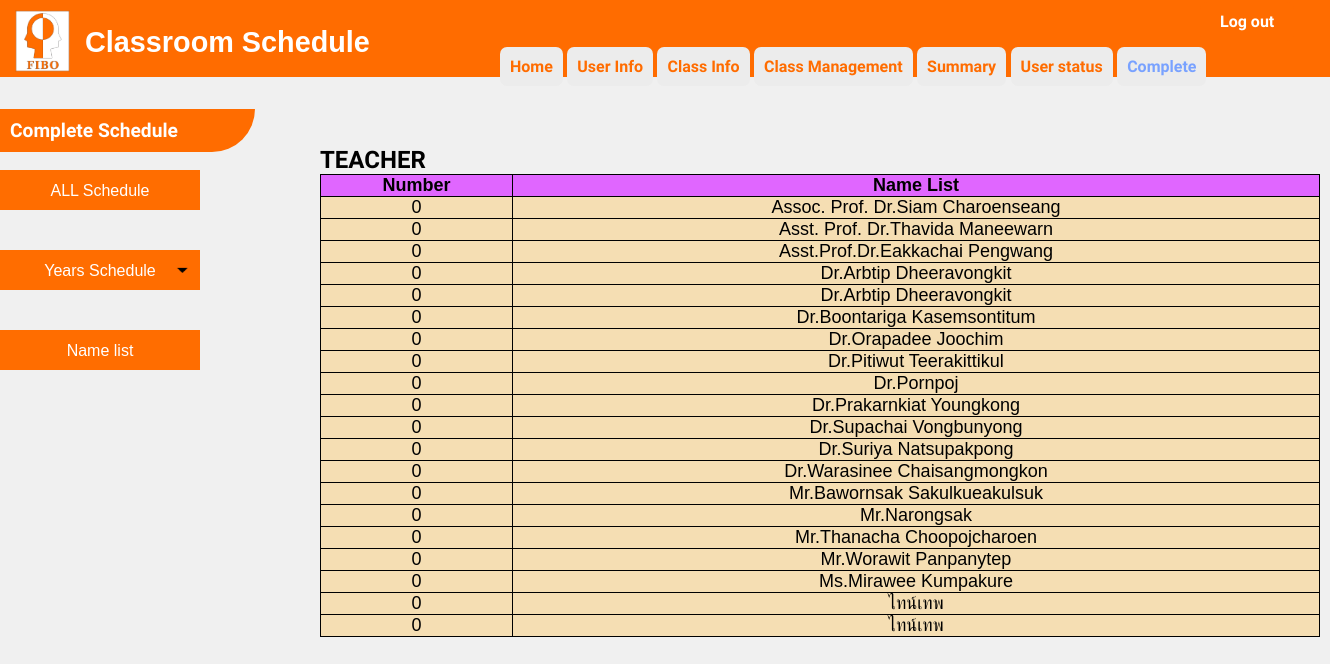
Before: /admin7-2.php with the older database file.
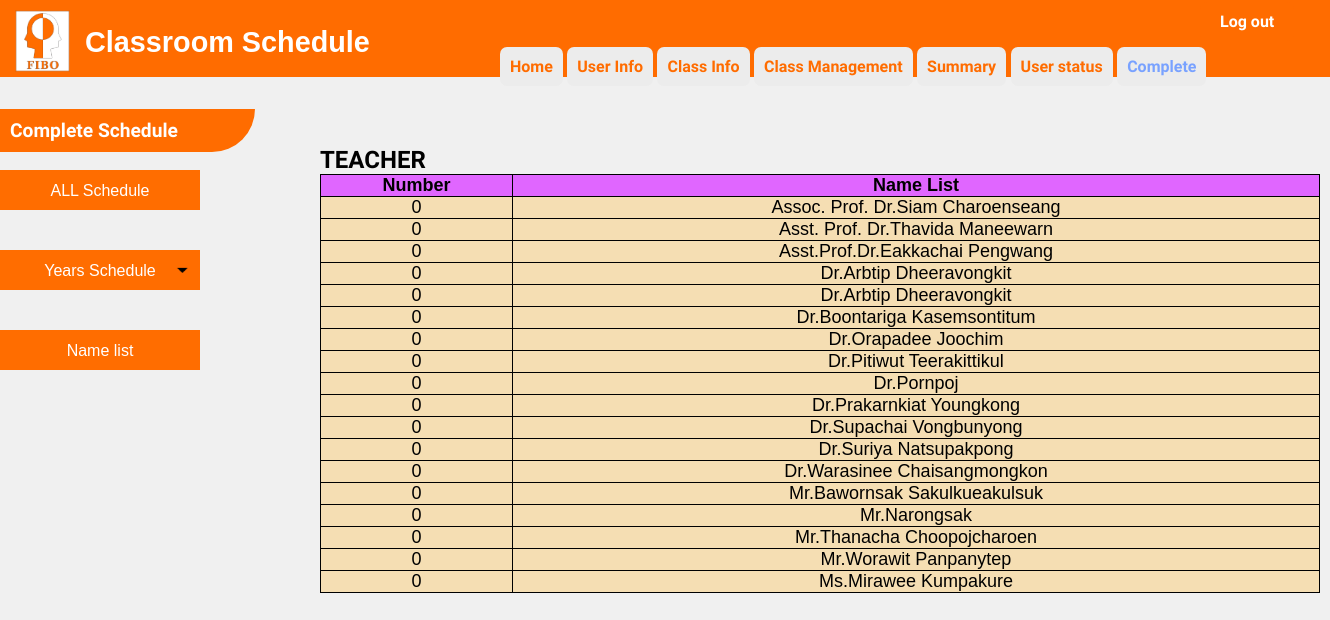
After: the same page with the newer database file.
### tables this page shows
CREATE TABLE `table_account` (
  `No` int(3) NOT NULL,
  `teacher_name` varchar(100) NOT NULL,
  `teacher_email` varchar(100) NOT NULL,
  `teacher_password` varchar(100) NOT NULL DEFAULT '1234',
  `teacher_status` varchar(100) NOT NULL DEFAULT 'T'
);

### admin7-2.php (the view, shortened to what this page needs)
<?php
      require 'dbconfig/config.php';
?>
<!DOCTYPE html>
<html lang="en">
  <head>
    <link rel="stylesheet" type="text/css" href="css/admin7-1.css">
    <link rel="stylesheet" type="text/css" href="css/admin7-2.css">
  </head>
  <body >
    <header>
        <img src="images/FIBO_logo.jpg" width="55" height="62" style="margin-top: 10px; margin-left: 10px">
        <div style="font-size: 1.8em; margin-top: -50px; margin-left: 80px">
        <b>Classroom Schedule</b>
        </div><br>
        </header>
        <div style="margin-top: -30px; margin-left: 500px">
            <a href="admin1.php" class="btn1"><b>Home</b></a>
            <a href="admin2.php" class="btn1"><b>User Info</b></a>
            <a href="admin3.php" class="btn1"><b>Class Info</b></a>
            <a href="admin4.php" class="btn1"><b>Class Management</b></a>
            <a href="#" class="btn1"><b>Summary</b></a>
            <a href="admin6.php" class="btn1"><b>User status</b></a>
            <a href="admin7.php" class="btn1" style=" color: #79a2ff"><b>Complete</b></a>
        </div>
        <div style="margin-top: -84px; margin-left: 1200px">
            <a href="index.php" class="btn"><b>Log out</b></a>
        </div>
        <div style=" margin-top:50px">
        <br><b class="topics">Complete Schedule</b><br><br>
        <ul id="navbar">
                <li><a href="admin7.php"style ="
                    background-color:#ff6d00;">ALL Schedule</a>
                <li><a href="admin7-1.php" style ="background: url(images/arrow.png);
                    background-repeat: no-repeat;
                    background-size: 25px;
                    background-position: right center;
                    background-color:#ff6d00">Years Schedule</a>
                </li>
                <li><a href="admin7-2.php"style ="
                    background-repeat: no-repeat;
                    background-size: 25px;
                    background-position: right center;
                    background-color:#ff6d00;
                    margin-top : -0.5px">Name list</a>
                </li>
            </ul>
</div></br></br>
        <div  style="margin-top: -300px; margin-left: 320px" class="show">
        <h1>TEACHER</h1>
        <form action='admin7-2.php' method='post'>
        <table >
            <tr class="head-data">
                <th>
                    Number
                </th>
                <th>
                    Name List
                </th>
            </tr>
            <?php
                $x = 0;
                $teacher = "teacher$x";
                $sql = "SELECT * FROM table_account";
                $smyData = mysqli_query($con, $sql);
                while($row = mysqli_fetch_array($smyData)) {
                    echo "<tr class='data'>";
                    echo "<td>";
                    echo $x;
                    echo "</td>";
                    echo "<td>";
                    echo "<button name='$teacher' class='data-button'>".$row['teacher_name']."</button>";
                    echo "</td>";
                    echo "</tr>";
                }
            ?>
            </table>
            </form>
        </div>
  </body>
</html>

### css/admin7-1.css (style rules this page uses)
* { margin: 0; padding: 0; }
.btn { display: inline-block; border: 0px solid #ff6c00; padding: 10px 20px; background-color: #ff6c00; text-decoration: none; font-family: 'Work Sans', sans-serif; font-size: 1em; color: #ffffff ; border-radius: 7px; transition: 0.1s; }
.btn1 { display: inline-block; border: 0px solid #ff6c00; padding: 10px 10px; background-color: #ececec; text-decoration: none; font-family: 'Work Sans', sans-serif; font-size: 1em; color: #ff6c00 ; border-radius: 7px; transition: 0.1s; }
.topics { display: inline-block; border: 0px solid #ff6c00; padding: 10px; width: 235px; background-color: #ff6c00; text-decoration: none; font-family: 'Work Sans', sans-serif; font-size: 1.2em; color: #ffffff ; border-bottom-right-radius: 50px; transition: 0.1s; }
table, tr, th, td { border: 1px solid black; border-collapse: collapse; }
body { background-color: #f0f0f0; color: Black ; font-family: 'Work Sans', sans-serif; font-size: 1em; text-align: left; }
header { background: #ff6c00 none repeat-x 0 0; color: #FFFFFF; margin-top: 0px; padding: 0 5px; text-align: left; }
.show { margin-top: -225px; margin-left: 450px }
h1 { color: Black ; font-family: 'Work Sans', sans-serif; font-size: 1.5em; text-align: left; }
li { list-style-type: none; text-align: center; height: 40px; width:200px; }
li a { text-decoration: none; background: #ff6d00; display: block; color: #ffffff; height: 40px; width:200px; line-height: 42px; }
#navbar > li { margin-bottom: 40px; }

### css/admin7-2.css (style rules this page uses)
* { margin: 0; padding: 0; }
body { font-family: 'Kanit', sans-serif; }
table { border-collapse: collapse; width: 1000px; height: auto; }
table, th, td { border: 1px solid black; }
.head-data th { text-align: center; font-size: 18px; color: black; background: #E066FF; }
td { text-align: center; font-size: 15px; }
.data td { text-align: center; font-size: 18px; color: black; text-decoration: none; background: wheat; }
.data-button { text-align: center; font-size: 18px; color: black; background: wheat; border: 0; }

Changed rows visible on the page:
removed table_account: teacher_name "ไทน์เทพ"
removed table_account: teacher_name "ไทน์เทพ"
